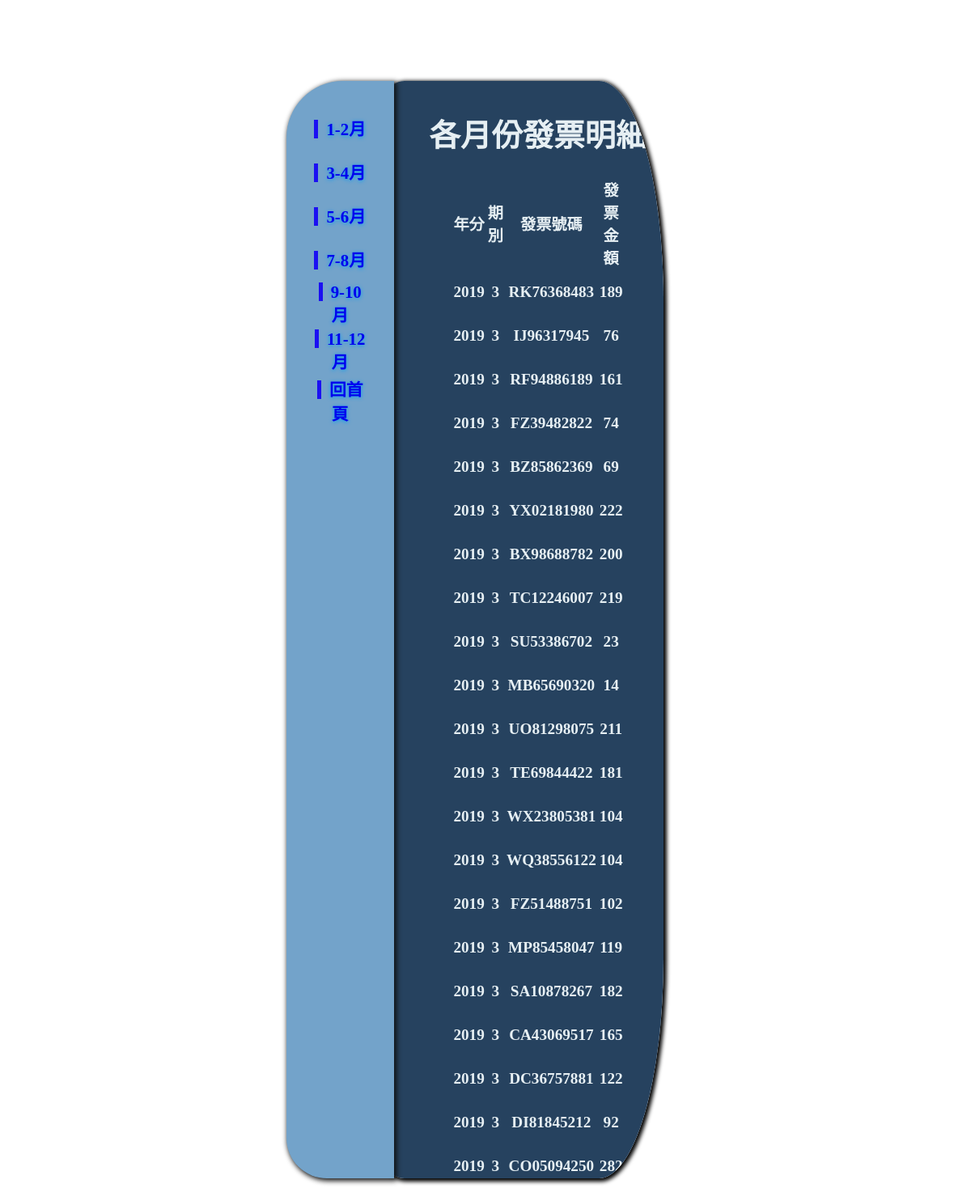
Screenshot of /num.php?id=3 with the database file from the repository.
### tables this page shows
CREATE TABLE `invo` (
  `id` int(5) UNSIGNED NOT NULL,
  `year` int(2) NOT NULL,
  `mon` int(2) NOT NULL,
  `num` varchar(10) NOT NULL,
  `money` int(5) NOT NULL
);

### num.php (the view, shortened to what this page needs)
<!DOCTYPE html>
<html lang="en">
<head>
    <link rel="stylesheet" href="./css/style.css">
</head>
<body>
<div id="bg">
<div class="A">
<table>
        <tr>
             <td><a href="num.php?id=1">1-2月</a></td>
        </tr>
        <tr>
            <td><a href="num.php?id=2">3-4月 </a></td>
        </tr>
        <tr>
            <td><a href="num.php?id=3">5-6月</a></td>
        </tr>
        <tr>
            <td><a href="num.php?id=4">7-8月</a></td>
        </tr>
        <tr>
            <td> <a href="num.php?id=5">9-10月</a></td>
        </tr>
        <tr>
            <td><a href="num.php?id=6">11-12月</a></td>
        </tr>
        <tr>
            <td><a href="index.php?">回首頁</a></td>
        </tr>
    </table>
    </div>
    <div class="B">
    <h1>各月份發票明細</h1>
<?php
if(!empty($_GET['id'])){
    $id=$_GET['id'];
$dsn="mysql:host=localhost;charset=utf8;dbname=invoice";
$pdo=new PDO($dsn,'root','0970431566');
$sql="select * from invo where mon='$id'";
$rows=$pdo->query($sql)->fetchAll();
?>
<table>
    <tr>
        <td>年分</td>
        <td>期別</td>
        <td>發票號碼</td>
        <td>發票金額</td>
    </tr>
<?php foreach($rows AS $rec){
        ?>
    <tr>
        <td><?=$rec['year'];?></td>
        <td><?=$rec['mon'];?></td>
        <td><?=$rec['num'];?></td>
        <td><?=$rec['money'];?></td>
    </tr>
    <?php
    }
}
?>
</div>
</div>
</body>
</html>

### css/style.css (style rules this page uses)
#bg { width:45%; height:60vh; background:white; margin:0 auto; margin-top:100px; }
.A { width:25%; height:60vh; background:rgb(115, 163, 202); position:relative; left:20px; font-size:1.3rem; box-sizing:border-box; box-shadow:2px 2px 6px 1px rgb(15, 15, 15); border-radius: 70px 0px 0px 50px; Z-index:1; padding:30px 10px 10px 10px; text-shadow:0px 1px 5px #049df5; }
.B { width:75%; height:60vh; background:rgb(38, 66, 95); margin:0 auto; position:relative;top:-100%; left:20px; padding:10px; box-sizing:border-box; color:#E6EFF3; border-radius: 20%; box-shadow:2px 2px 5px 2px black; padding:10px 10px 10px 100px; overflow:auto; }
table { width:70%; margin:auto; }
td { height:50px; text-align:center; }
body { text-align:center; font-size:1.5rem; width:100% fixed; font-family:"微軟正黑體"; font-weight:bolder; }
a { text-decoration:none; }
td a { border-left:5px solid rgba(18, 2, 247, 0.904); padding-left:10px; }

### num.php (style rules this page uses)
body { font-size:1.2em; }

### rows the page displays
invo: year "2019", mon "3", num "RK76368483", money "189"
invo: year "2019", mon "3", num "IJ96317945", money "76"
invo: year "2019", mon "3", num "RF94886189", money "161"
invo: year "2019", mon "3", num "FZ39482822", money "74"
invo: year "2019", mon "3", num "BZ85862369", money "69"
invo: year "2019", mon "3", num "YX02181980", money "222"
invo: year "2019", mon "3", num "BX98688782", money "200"
invo: year "2019", mon "3", num "TC12246007", money "219"
invo: year "2019", mon "3", num "SU53386702", money "23"
invo: year "2019", mon "3", num "MB65690320", money "14"
invo: year "2019", mon "3", num "UO81298075", money "211"
invo: year "2019", mon "3", num "TE69844422", money "181"
invo: year "2019", mon "3", num "WX23805381", money "104"
invo: year "2019", mon "3", num "WQ38556122", money "104"
invo: year "2019", mon "3", num "FZ51488751", money "102"
invo: year "2019", mon "3", num "MP85458047", money "119"
invo: year "2019", mon "3", num "SA10878267", money "182"
invo: year "2019", mon "3", num "CA43069517", money "165"
invo: year "2019", mon "3", num "DC36757881", money "122"
invo: year "2019", mon "3", num "DI81845212", money "92"
invo: year "2019", mon "3", num "CO05094250", money "282"
